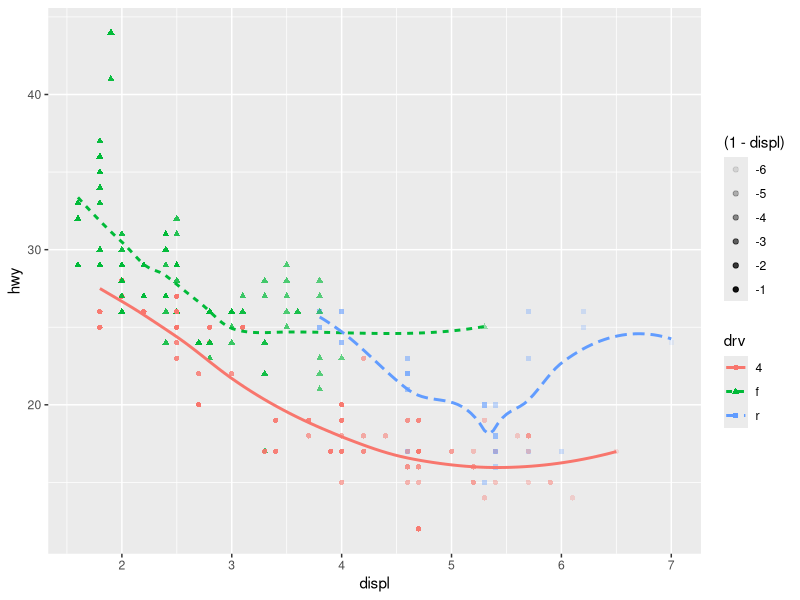
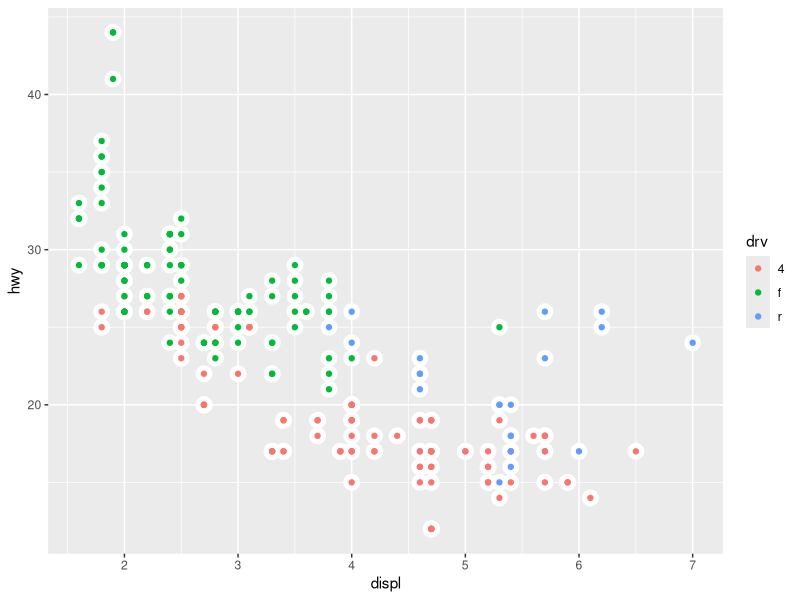
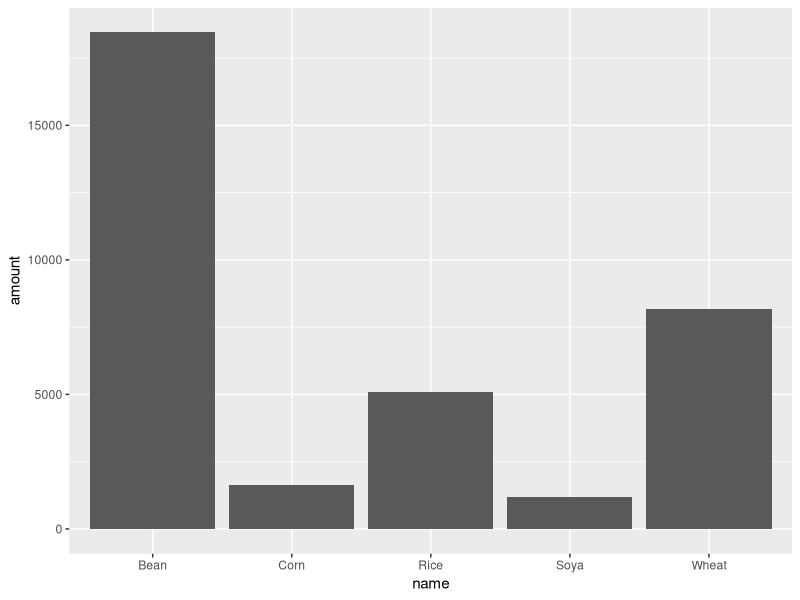
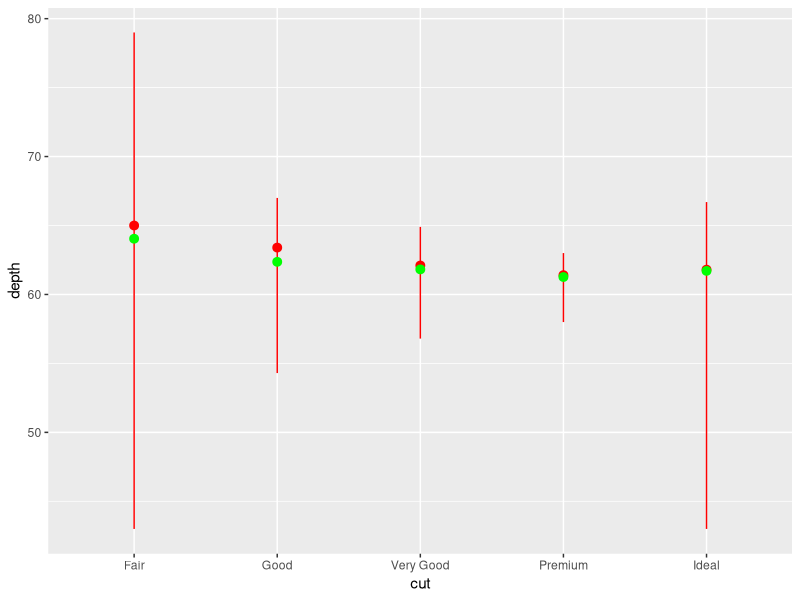
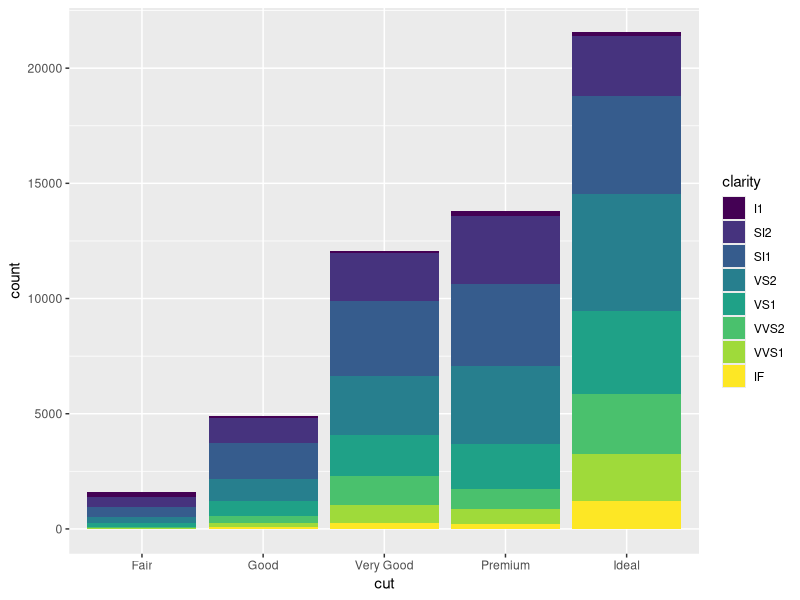
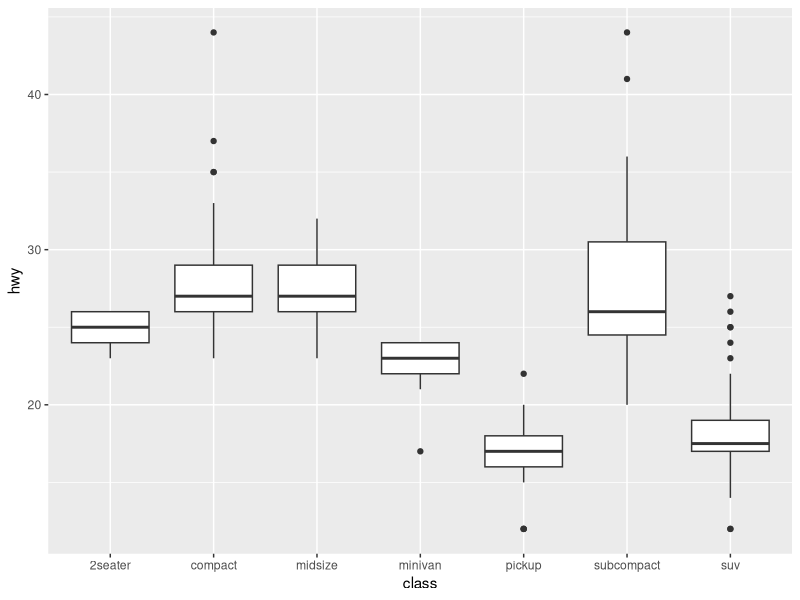
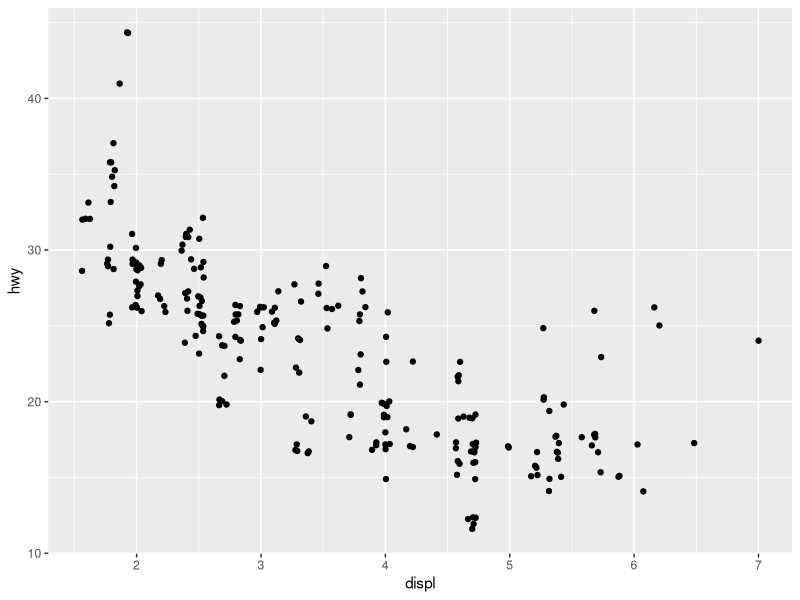
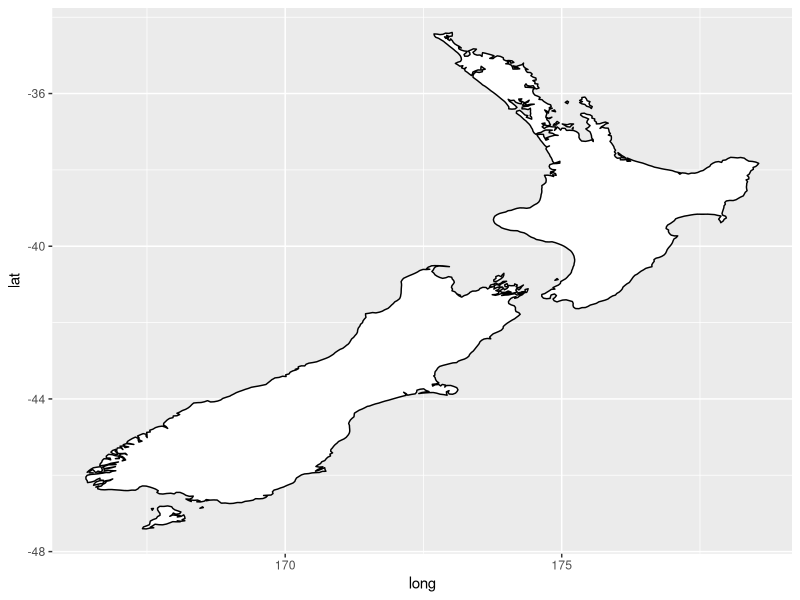

Recreate these plots in R, in order.
#plotting with ggplot2
library(tidyverse)
summary(mpg)
head(mpg)
ggplot(data = mpg, mapping = aes(x=displ, y=hwy, color = drv))+
  geom_point(mapping = aes(shape = drv, alpha = (1-displ) ))+
  geom_smooth(mapping = aes(linetype=drv),se=FALSE)
ggplot(data = mpg, mapping = aes(x = displ, y = hwy)) + 
  geom_point(color = 'white', size=5)+
  geom_point(mapping=aes(color=drv))

dummy <- tribble(
  ~name,        ~amount,
  "Rice",       5100,
  "Corn",       1623,
  "Soya",       1178,
  "Bean",       18453,
  "Wheat",      8181
)
#Changing default stat variable
ggplot(data = dummy) +
  geom_bar(mapping = aes(x = name, y = amount), stat = "identity")

#plotting summary of individual data subclass
ggplot(data = diamonds, mapping = aes(x = cut, y = depth)) + 
  stat_summary(
    fun.min = min,
    fun.max = max,
    fun = median, color = 'red')+
  stat_summary(fun=mean,color='green')

#colorful bar chart
ggplot(data = diamonds) + 
  geom_bar(mapping = aes(x = cut, fill = clarity))

ggplot(data = mpg, mapping = aes(x = class, y = hwy)) + 
  geom_boxplot()

ggplot(data = mpg) + 
  geom_point(mapping = aes(x = displ, y = hwy), position = "jitter")

nz <- map_data("nz")

ggplot(nz, aes(long, lat, group = group)) +
  geom_polygon(fill = "white", colour = "black")

bar <- ggplot(data = diamonds) + 
  geom_bar(
    mapping = aes(x = cut, fill = cut), 
    show.legend = FALSE,
    width = 1
  ) + 
  theme(aspect.ratio = 1) +
  labs(x = NULL, y = NULL)

bar + coord_flip()
bar + coord_polar()
